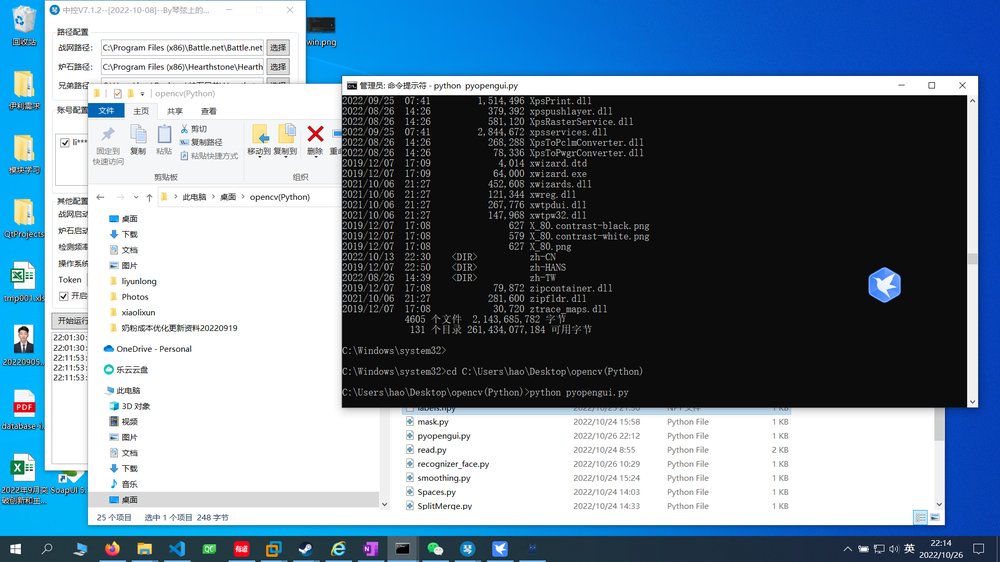
#> input picture win.png, 1000 x 562 px, shrunk from 1920 x 1080 before the run; the run also reads 1 picture not shown here
$ python pyopengui.py
#> lines starting #> are read from the running program, lines starting #| are printed output that depends on the picture; after the words box and inside, x2 and y2 are one past the last pixel; in counts of white or black regions, pixels touching at a corner belong together
import pyautogui as gui
import cv2 as cv
import os
picture_name='win.png'
template_name='Photos/start.png'
# 截取屏幕截图到当前桌面
gui.screenshot(picture_name)
#读取屏幕截图
img=cv.imread(os.path.join(os.getcwd(),picture_name),cv.IMREAD_GRAYSCALE)
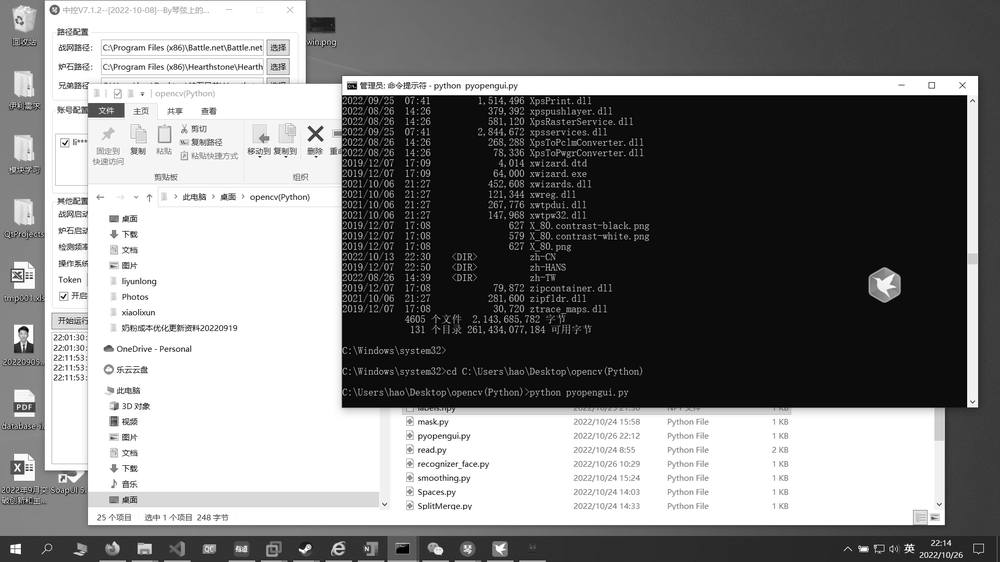
#> img: shape (562, 1000); min 0, max 255, mean 130.1
#开始按钮模板图片
template=cv.imread(template_name,cv.IMREAD_GRAYSCALE)
#获取模板高和宽
h,w=template.shape
#> h = 15; w = 44
#获取模板匹配结果
res=cv.matchTemplate(img,template,cv.TM_CCOEFF)
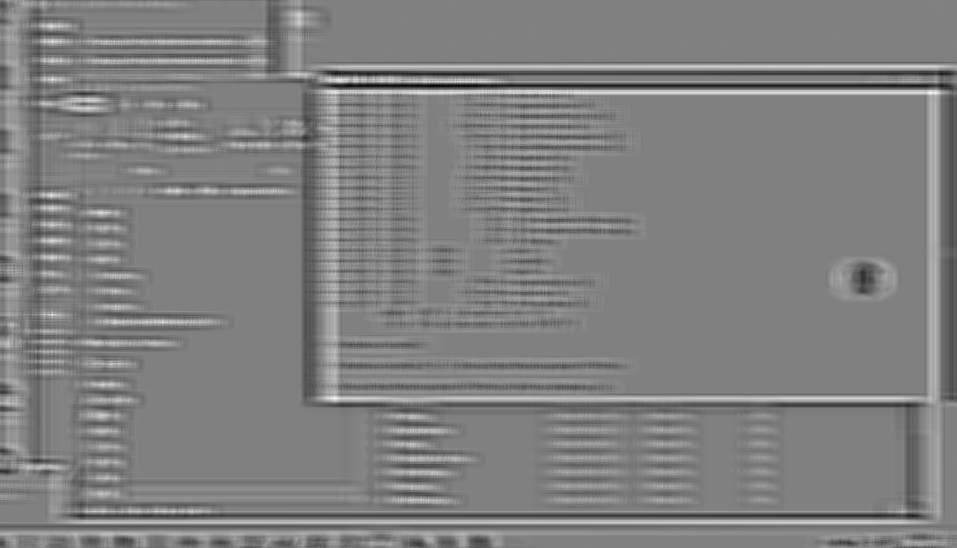
#> res: shape (548, 957) float32; min -975772.7, max 955709.8, mean -1412.2; drawn with min black and max white
minval,maxcal,minloc,maxloc=cv.minMaxLoc(res)
#> minval = -975772.7; maxcal = 955709.8; minloc = (433, 85); maxloc = (52, 314)
topleft=maxloc
#> topleft = (52, 314)
bottonright=(topleft[0]+w,topleft[1]+h)
#> bottonright = (96, 329)
print(topleft)
#| (52, 314)
print(bottonright)
#| (96, 329)
cv.rectangle(img,topleft,bottonright,0,2)
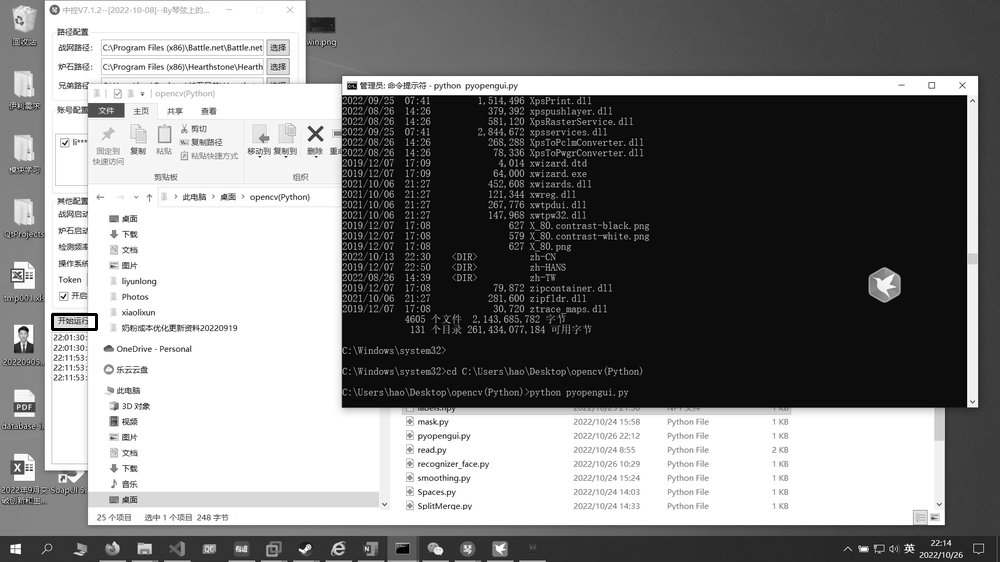
#> img: shape (562, 1000); 0.06% of pixels changed, all inside (x1, y1, x2, y2) = (51, 313, 98, 331)
#输出文件查看结果
cv.imwrite('winres.png',img)
#鼠标移动到匹配模板像素中间点(就是开始按钮)
gui.FAILSAFE =False

gui.click(topleft[0]+(w//2),topleft[1]+(h//2))
